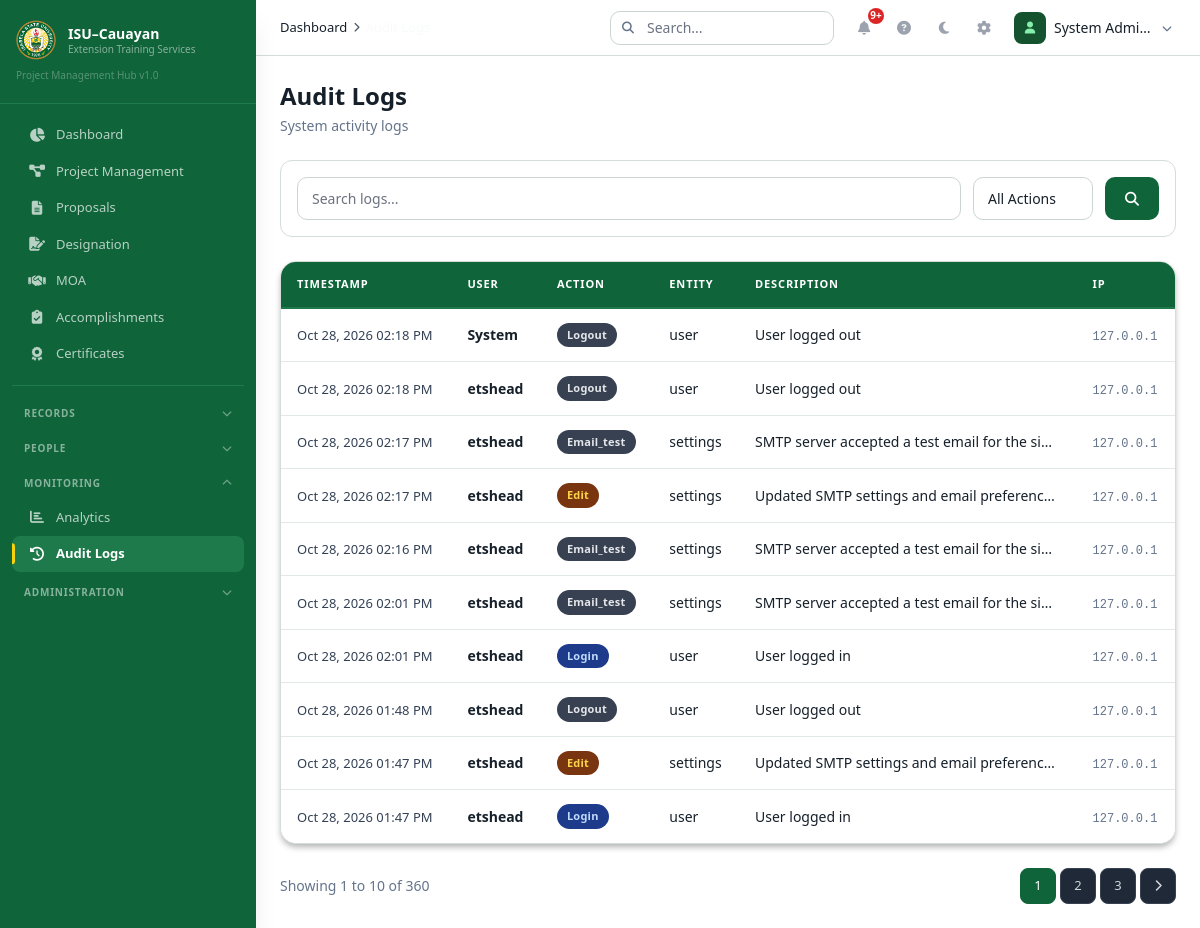
The app's page /index.php?module=audit-logs (signed in) with its own data.
### tables this page shows
CREATE TABLE `audit_logs` (
  `id` int(11) NOT NULL,
  `user_id` int(11) DEFAULT NULL,
  `action` varchar(50) NOT NULL,
  `entity_type` varchar(50) DEFAULT NULL,
  `entity_id` int(11) DEFAULT NULL,
  `description` text DEFAULT NULL,
  `old_values` longtext DEFAULT NULL CHECK (json_valid(`old_values`)),
  `new_values` longtext DEFAULT NULL CHECK (json_valid(`new_values`)),
  `ip_address` varchar(45) DEFAULT NULL,
  `user_agent` varchar(500) DEFAULT NULL,
  `is_override` tinyint(1) NOT NULL DEFAULT 0,
  `created_at` datetime NOT NULL DEFAULT current_timestamp()
);

CREATE TABLE `users` (
  `id` int(11) NOT NULL,
  `username` varchar(50) NOT NULL,
  `email` varchar(100) NOT NULL,
  `password` varchar(255) NOT NULL,
  `role` enum('admin','faculty','viewer') NOT NULL DEFAULT 'faculty',
  `is_active` tinyint(1) NOT NULL DEFAULT 1,
  `registration_status` enum('approved','pending','rejected') NOT NULL DEFAULT 'approved',
  `registration_reviewed_by` int(11) DEFAULT NULL,
  `registration_reviewed_at` datetime DEFAULT NULL,
  `registration_rejection_reason` varchar(500) DEFAULT NULL,
  `email_verified` tinyint(1) NOT NULL DEFAULT 0,
  `last_login` datetime DEFAULT NULL,
  `last_password_change` datetime DEFAULT NULL,
  `created_at` datetime NOT NULL DEFAULT current_timestamp(),
  `updated_at` datetime NOT NULL DEFAULT current_timestamp() ON UPDATE current_timestamp(),
  `deleted_at` datetime DEFAULT NULL
);

### controllers/Controllers.php (called while the page is built, shortened)
<?php
require_once __DIR__ . '/../config/helpers.php';
class AuditController {
    public function index() {
        $page = max(1, intval($_GET['page'] ?? 1));
        $limit = ITEMS_PER_PAGE;
        $offset = ($page - 1) * $limit;
        $where = " WHERE 1=1";
        $params = [];
        $countStmt = db()->prepare("SELECT COUNT(*) as count FROM audit_logs al LEFT JOIN users u ON al.user_id = u.id{$where}");
        $countStmt->execute($params);
        $total = $countStmt->fetch()['count'];
        $sql = "SELECT al.*, u.username FROM audit_logs al LEFT JOIN users u ON al.user_id = u.id{$where} ORDER BY al.created_at DESC LIMIT ? OFFSET ?";
        $params[] = $limit; $params[] = $offset;
        $stmt = db()->prepare($sql);
        $stmt->execute($params);
        $result = ['data' => $stmt->fetchAll(), 'total' => $total];
        $totalPages = ceil($total / $limit);
        require_once __DIR__ . '/../layouts/header.php';
        require_once __DIR__ . '/../views/audit-logs/index.php';
        require_once __DIR__ . '/../layouts/footer.php';
    }
}

### config/helpers.php (called while the page is built, shortened)
<?php
require_once __DIR__ . '/Database.php';
function db() { return Database::getInstance()->getConnection(); }
function e($str) { return htmlspecialchars($str ?? '', ENT_QUOTES, 'UTF-8'); }
function getSetting($key, $default = '') {
    $stmt = db()->prepare("SELECT setting_value FROM settings WHERE setting_key = ?");
    $stmt->execute([$key]);
    $result = $stmt->fetch();
    return $result ? $result['setting_value'] : $default;
}

### config/Database.php (called while the page is built, shortened)
<?php
class Database {
    private static $instance = null;
    private $conn;
    private function __construct() {
        try {
            $dsn = "mysql:host=" . DB_HOST . ";dbname=" . DB_NAME . ";charset=" . DB_CHARSET;
            $this->conn = new PDO($dsn, DB_USER, DB_PASS, [
                PDO::ATTR_ERRMODE => PDO::ERRMODE_EXCEPTION,
                PDO::ATTR_DEFAULT_FETCH_MODE => PDO::FETCH_ASSOC,
                PDO::ATTR_EMULATE_PREPARES => false,
            ]);
        } catch (PDOException $e) {
            die("Database connection failed: " . $e->getMessage());
        }
    }
    public static function getInstance() {
        if (self::$instance === null) self::$instance = new self();
        return self::$instance;
    }
    public function getConnection() { return $this->conn; }
}

### views/audit-logs/index.php (the view, shortened to what this page needs)
<div class="flex flex-col md:flex-row md:items-center justify-between gap-4 mb-6">
    <div><h1 class="text-2xl font-bold text-[#F9FAFB]">Audit Logs</h1><p class="text-[#9CA3AF] text-sm mt-1">System activity logs</p></div>
</div>
<div class="filter-bar mb-6">
    <form method="GET" class="flex flex-col md:flex-row gap-3">
        <div class="flex-1"><input type="text" name="search" placeholder="Search logs..." value="<?= e($_GET['search'] ?? '') ?>" class="filter-input"></div>
        <select name="action" class="filter-select"><option value="">All Actions</option></select>
        <button type="submit" class="btn-primary"><i class="fas fa-search"></i></button>
    </form>
</div>
<div class="data-table-container">
    <?php if(empty($result['data'])): ?><div class="empty-state"><div class="empty-state-icon"><i class="fas fa-history"></i></div><h3 class="empty-state-title">No logs found</h3></div>
    <?php else: ?><div class="overflow-x-auto"><table class="data-table"><thead><tr><th>Timestamp</th><th>User</th><th>Action</th><th>Entity</th><th>Description</th><th>IP</th></tr></thead><tbody>
        <?php foreach($result['data'] as $i=>$log): ?><tr class="animate-row" style="animation-delay:<?= $i*0.03 ?>s">
            <td data-label="Time"><span class="table-date"><?= date('M d, Y h:i A',strtotime($log['created_at'])) ?></span></td>
            <td data-label="User"><span class="table-title"><?= e($log['username'] ?? 'System') ?></span></td>
            <td data-label="Action"><span class="badge <?php $ac=['login'=>'badge-submitted','create'=>'badge-approved','edit'=>'badge-pending','delete'=>'badge-rejected','approve'=>'badge-approved','reject'=>'badge-rejected']; echo $ac[$log['action']]??'badge-draft'; ?>"><?= ucfirst($log['action']) ?></span></td>
            <td data-label="Entity"><span class="text-[#D1D5DB]"><?= e($log['entity_type'] ?? '-') ?></span></td>
            <td data-label="Description"><span class="text-[#D1D5DB] max-w-[300px] truncate block"><?= e($log['description'] ?? '-') ?></span></td>
            <td data-label="IP"><span class="text-[#6B7280] font-mono text-xs"><?= e($log['ip_address'] ?? '-') ?></span></td>
        </tr><?php endforeach; ?>
    </tbody></table></div><?php endif; ?>
</div>
<?php if($totalPages>1): ?><div class="flex items-center justify-between mt-6"><p class="text-sm text-[#9CA3AF]">Showing <?= ($page-1)*$limit+1 ?> to <?= min($page*$limit,$result['total']) ?> of <?= $result['total'] ?></p><div class="pagination"><?php if($page>1): ?><a href="?module=audit-logs&page=<?= $page-1 ?>" class="pagination-btn"><i class="fas fa-chevron-left text-xs"></i></a><?php endif; ?><?php for($i=max(1,$page-2);$i<=min($totalPages,$page+2);$i++): ?><a href="?module=audit-logs&page=<?= $i ?>" class="pagination-btn <?= $i===$page?'active':'' ?>"><?= $i ?></a><?php endfor; ?><?php if($page<$totalPages): ?><a href="?module=audit-logs&page=<?= $page+1 ?>" class="pagination-btn"><i class="fas fa-chevron-right text-xs"></i></a><?php endif; ?></div></div><?php endif; ?>

### records on screen
audit_logs: created_at "Oct 28, 2026 02:18 PM", username "System", action "Logout", entity_type "user", description "User logged out", ip_address "127.0.0.1"
audit_logs: created_at "Oct 28, 2026 02:18 PM", user.username "etshead", action "Logout", entity_type "user", description "User logged out", ip_address "127.0.0.1"
audit_logs: created_at "Oct 28, 2026 02:17 PM", user.username "etshead", action "Email_test", entity_type "settings", description "SMTP server accepted a test email for the si…", ip_address "127.0.0.1"
audit_logs: created_at "Oct 28, 2026 02:17 PM", user.username "etshead", action "Edit", entity_type "settings", description "Updated SMTP settings and email preferenc…", ip_address "127.0.0.1"
audit_logs: created_at "Oct 28, 2026 02:16 PM", user.username "etshead", action "Email_test", entity_type "settings", description "SMTP server accepted a test email for the si…", ip_address "127.0.0.1"
audit_logs: created_at "Oct 28, 2026 02:01 PM", user.username "etshead", action "Email_test", entity_type "settings", description "SMTP server accepted a test email for the si…", ip_address "127.0.0.1"
audit_logs: created_at "Oct 28, 2026 02:01 PM", user.username "etshead", action "Login", entity_type "user", description "User logged in", ip_address "127.0.0.1"
audit_logs: created_at "Oct 28, 2026 01:48 PM", user.username "etshead", action "Logout", entity_type "user", description "User logged out", ip_address "127.0.0.1"
audit_logs: created_at "Oct 28, 2026 01:47 PM", user.username "etshead", action "Edit", entity_type "settings", description "Updated SMTP settings and email preferenc…", ip_address "127.0.0.1"
audit_logs: created_at "Oct 28, 2026 01:47 PM", user.username "etshead", action "Login", entity_type "user", description "User logged in", ip_address "127.0.0.1"

### other values on screen
$item['label'] "Dashboard"
$item['label'] "Project Management"
$item['label'] "Proposals"
$item['label'] "Designation"
$item['label'] "MOA"
$item['label'] "Accomplishments"
$item['label'] "Certificates"
$group['label'] "RECORDS"
$group['label'] "PEOPLE"
$group['label'] "MONITORING"
$item['label'] "Analytics"
$item['label'] "Audit Logs"
$group['label'] "ADMINISTRATION"
$crumb['label'] "Dashboard"
$user['name'] ?: $user['username'] "System Admi…"
